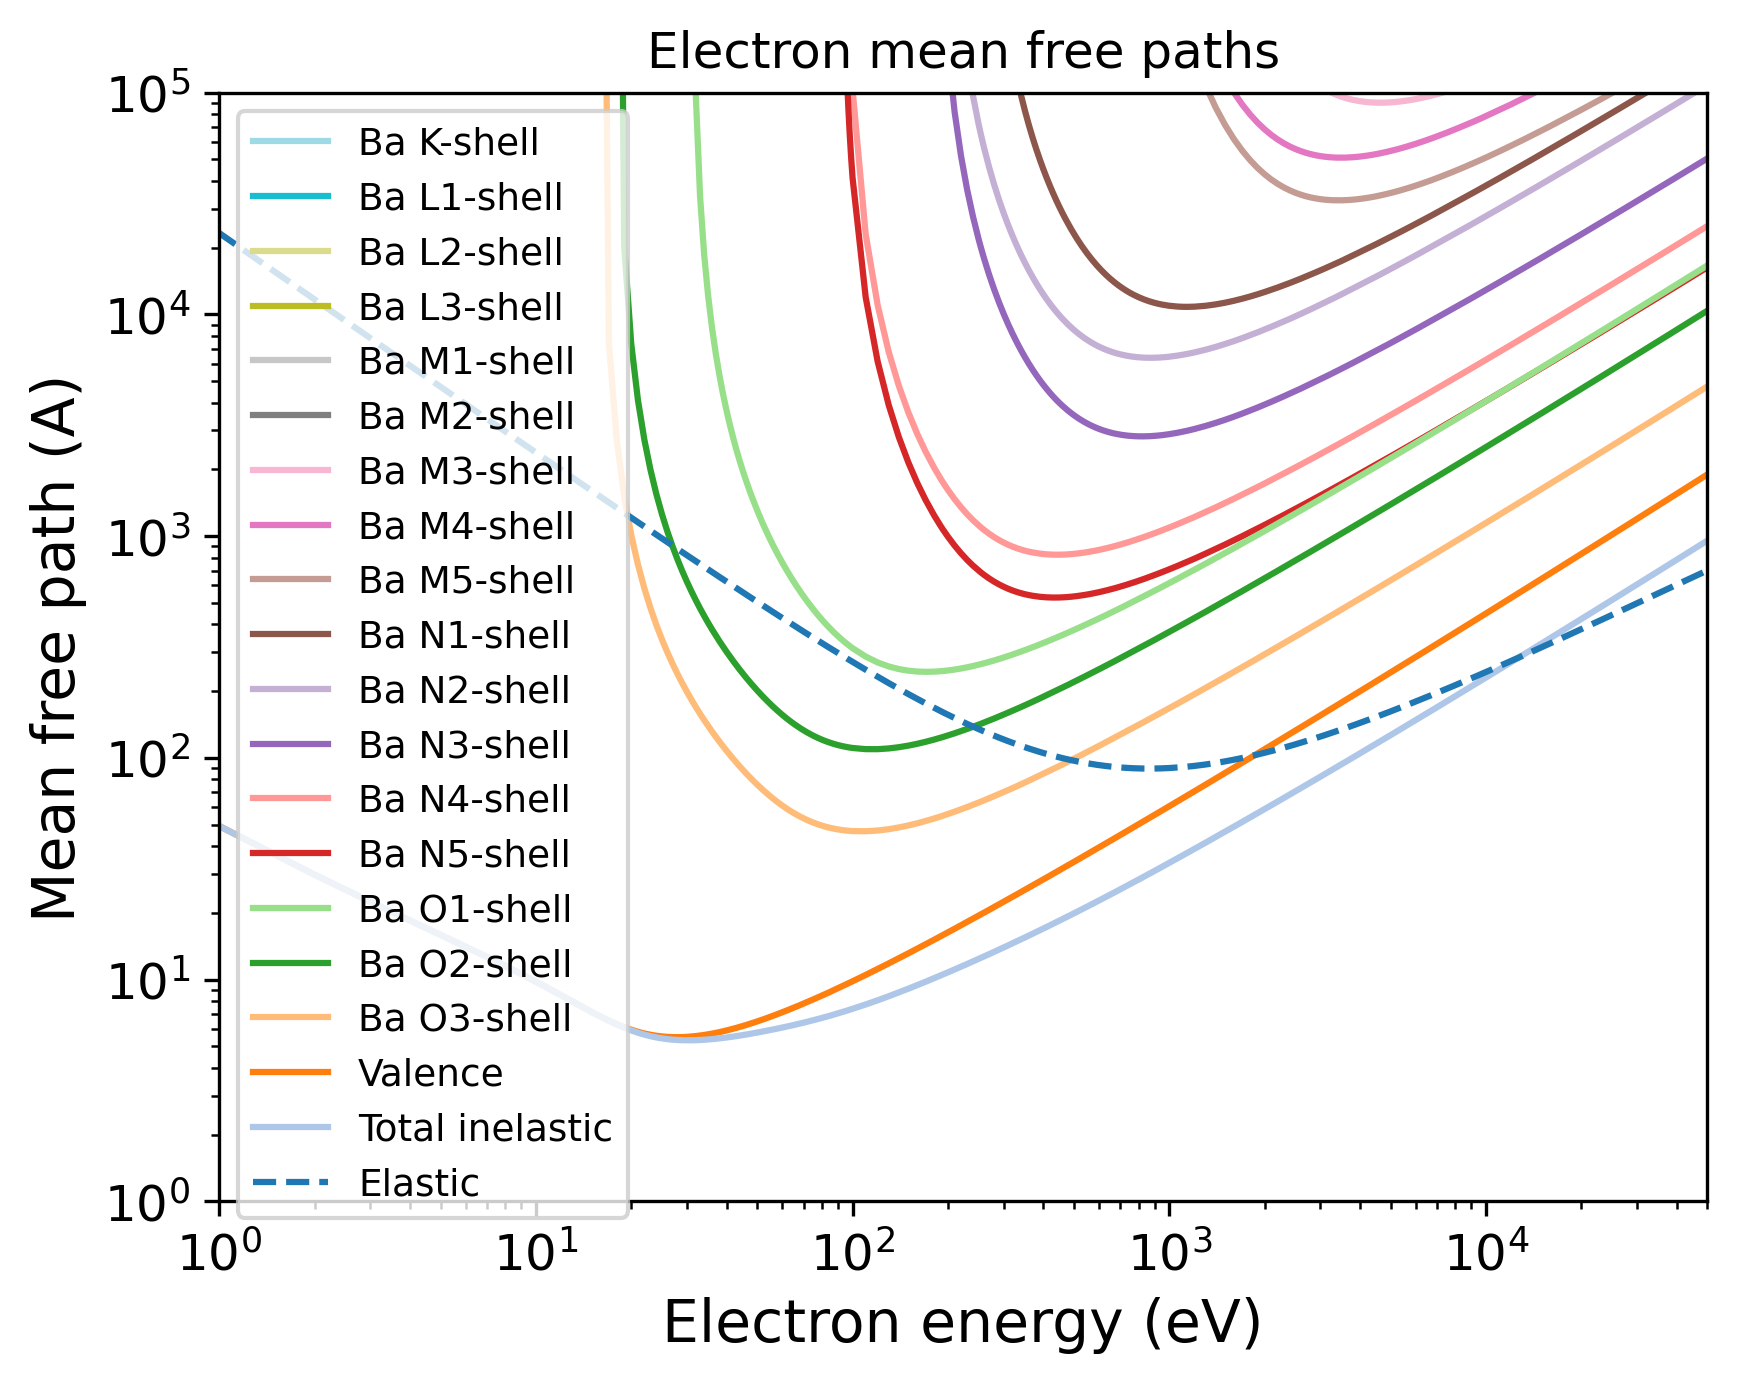

The script that saved this image:
import pandas as pd
import numpy as np
import matplotlib.pyplot as plt
import matplotlib.cm as cm
# Set the format:
plt.xlabel("Electron energy (eV)", fontsize=14)
plt.ylabel("Mean free path (A)", fontsize=14)
plt.xticks(fontsize=12)
plt.yticks(fontsize=12)
plt.grid(False)
# Set the axes:
# Read the output file:
df = pd.read_csv(r"OUTPUT_Ba_Electron_IMFP.dat", sep=r'\s+', header=None, comment="#", skipinitialspace=True)
plt.xscale("log")
plt.yscale("log")
# Prepare the plot:
columns_to_plot = [ 1, 2, 3, 4, 5, 6, 7, 8, 9, 10, 11, 12, 13, 14, 15, 16, 17, 18, 19]
labels = [ "Ba K-shell", "Ba L1-shell", "Ba L2-shell", "Ba L3-shell", "Ba M1-shell", "Ba M2-shell", "Ba M3-shell", "Ba M4-shell", "Ba M5-shell", "Ba N1-shell", "Ba N2-shell", "Ba N3-shell", "Ba N4-shell", "Ba N5-shell", "Ba O1-shell", "Ba O2-shell", "Ba O3-shell", "Valence", "Total inelastic"]
# Create N distinct colors from a colormap
N = len(columns_to_plot)
colors = plt.cm.tab20(np.linspace(1, 0, 20))
# Set line styles:
linestyles = [ "-", "-", "-", "-", "-", "-", "-", "-", "-", "-", "-", "-", "-", "-", "-", "-", "-", "-", "-"]
for i, col in enumerate(columns_to_plot):
    color = colors[i % len(colors)]
    ls    = linestyles[i % len(linestyles)]
    label = labels[i % len(labels)]
    plt.plot(df.iloc[:, 0], df.iloc[:, col],
    color=color,
    label=label,
    linestyle=ls)
# Add a curve from the second file
df2 = pd.read_csv(r"OUTPUT_Ba_Electron_EMFP.dat", sep=r'\s+', header=None, comment="#", skipinitialspace=True)
columns_to_plot2 = [ 2]
labels2 = [ "Elastic"]
# Create second part of the plot:
for col, label in zip(columns_to_plot2, labels2):
    plt.plot(df2.iloc[:, 0], df2.iloc[:, col], label=label, linestyle="--")
plt.xlim(1.00000000,50000.00000000)
plt.ylim(1.00000000,100000.00000000)
plt.title("Electron mean free paths")
plt.legend(loc="best", fontsize=9)
# Save the plot in this format:
plt.savefig("OUTPUT_MFP_electron.png", dpi=300, bbox_inches="tight")
